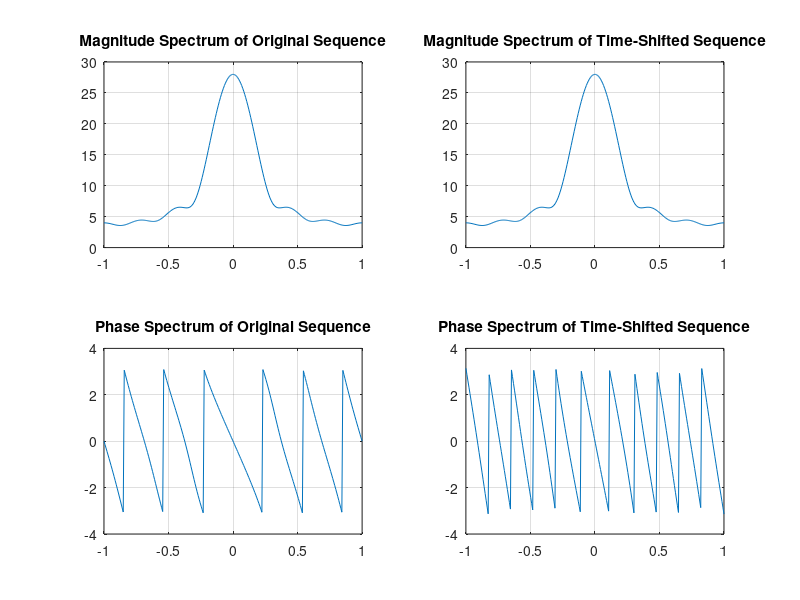

Reproduce this figure in MATLAB.
% Program P3_9a
% Time-Shifting Properties of DTFT
clf;
w = -pi:2*pi/255:pi; wo = 0.4*pi; D = 5;
num = [1 2 3 4 5 6 7 ];
h1 = freqz(num, 1, w);
h2 = freqz([zeros(1,D) num], 1, w);
subplot(2,2,1)
plot(w/pi,abs(h1));grid
title('Magnitude Spectrum of Original Sequence')
subplot(2,2,2)
plot(w/pi,abs(h2));grid
title('Magnitude Spectrum of Time-Shifted Sequence')
subplot(2,2,3)
plot(w/pi,angle(h1));grid
title('Phase Spectrum of Original Sequence')
subplot(2,2,4)
plot(w/pi,angle(h2));grid
title('Phase Spectrum of Time-Shifted Sequence')
